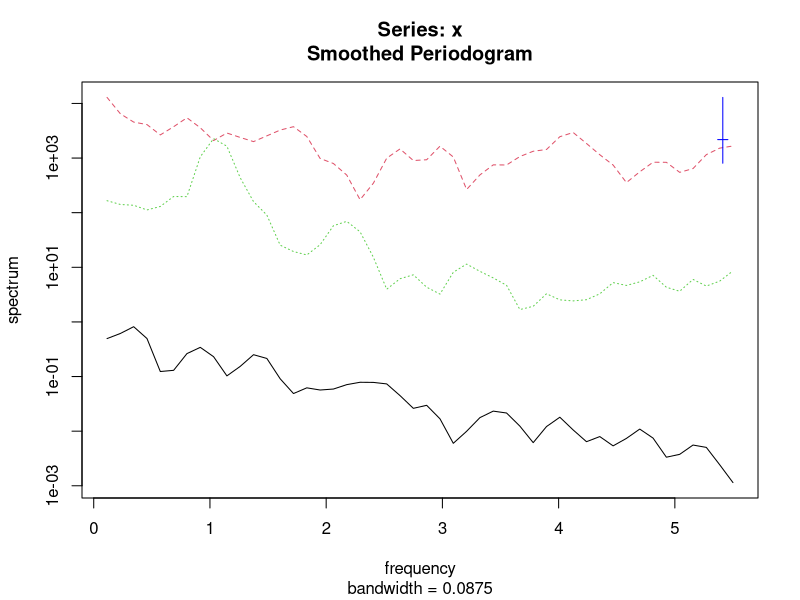
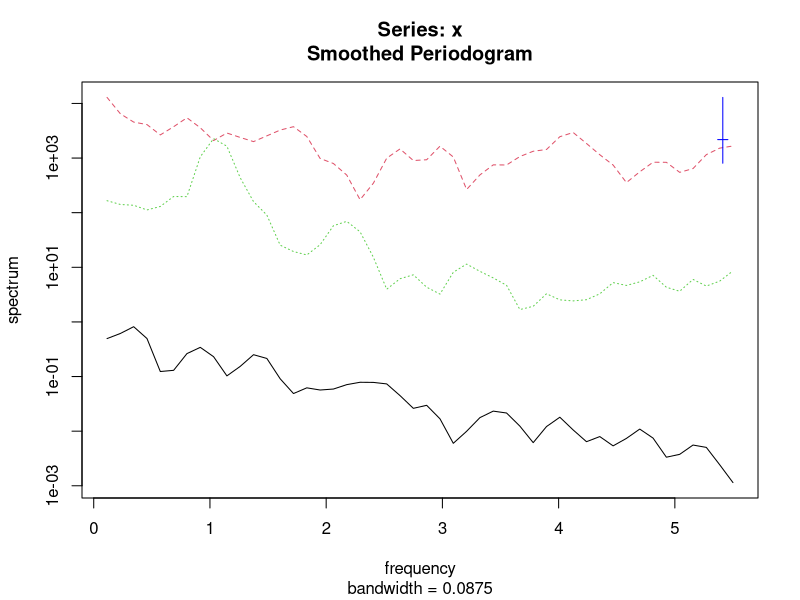
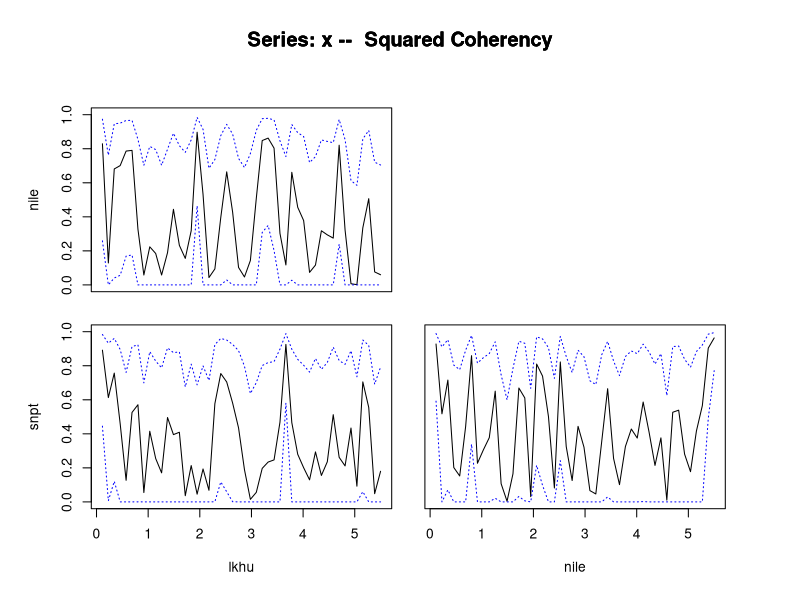

Reproduce these figures in R, in order.
snpt = window( 
  sunspot.year,  
  start=1875, 
  end=1970, 
  freq=1 
)
nile =  window( 
  Nile,  
  start=1875, 
  end=1970, 
  freq=1 
)
lkhu = window( 
  LakeHuron, 
  start=1875, 
  end=1970, 
  freq=1 
)

plot( 
  spectrum( 
    ts( 
      cbind( 
        lkhu, 
        nile, 
        snpt 
      ), 
      start=1, 
      freq=11 
    ), 
    method="pgram", 
    spans=3 
  ), 
  plot.type="coherency", 
  ci=0.966 
) 
